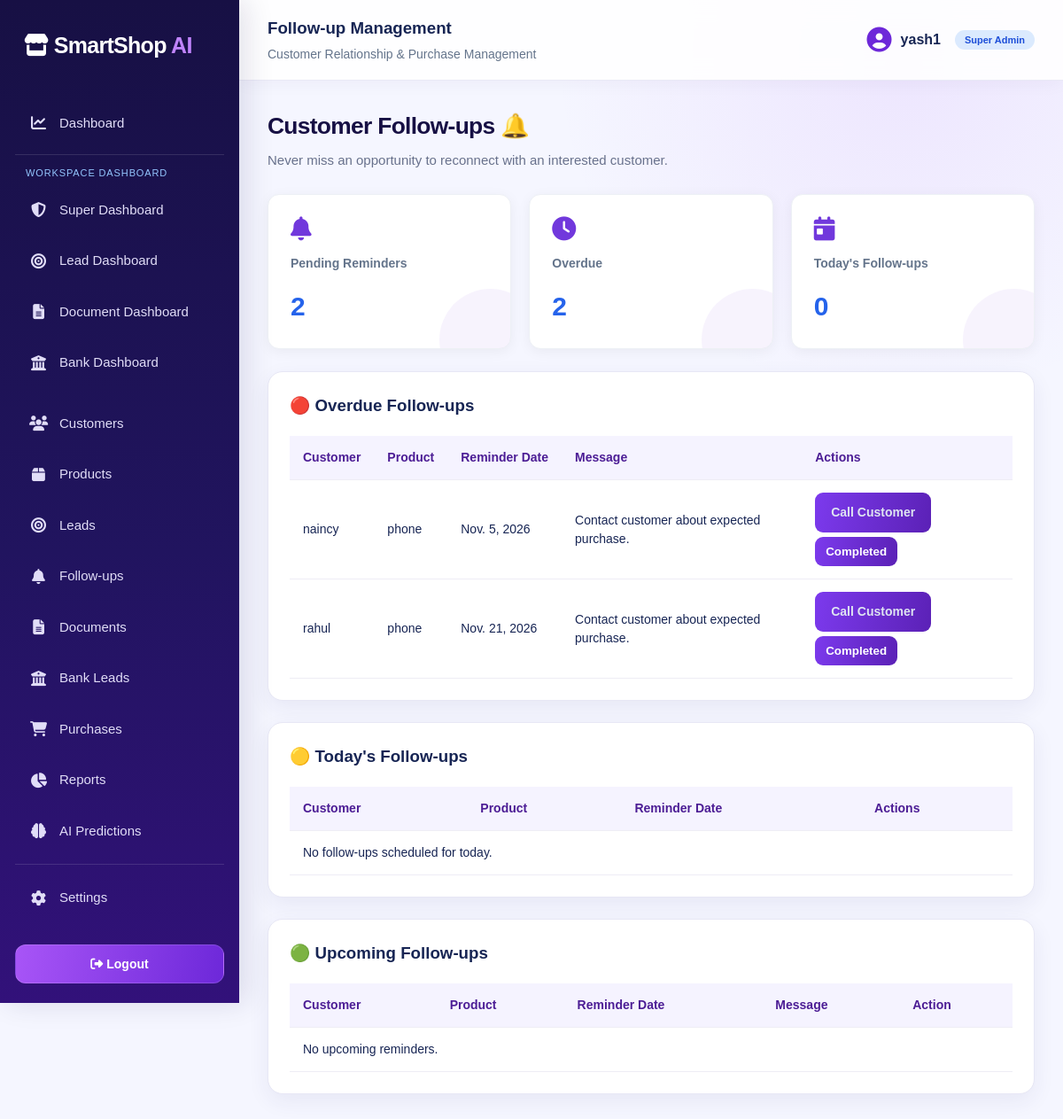
The app's page /followups/ (signed in) with its own data.
### crm/models.py (models this page shows, shortened)
class FollowUp(models.Model):
    lead = models.ForeignKey(
        Lead,
        on_delete=models.CASCADE
    )
    reminder_date = models.DateField()
    message = models.TextField(blank=True)
    is_completed = models.BooleanField(default=False)

class Lead(models.Model):
    STATUS = [
        ('NEW', 'New Lead'),
        ('INTERESTED', 'Interested'),
        ('FOLLOWUP', 'Follow-up'),
        ('RETURNED', 'Customer Returned'),
        ('DOCUMENT', 'Document Verification'),
        ('BANK', 'Bank Processing'),
        ('CONVERTED', 'Purchase Completed'),
        ('LOST', 'Lost Lead'),
    ]
    shop = models.ForeignKey(
        Shop,
        on_delete=models.CASCADE
    )
    customer = models.ForeignKey(
        Customer,
        on_delete=models.CASCADE
    )
    product = models.ForeignKey(
        Product,
        on_delete=models.SET_NULL,
        null=True
    )
    assigned_to = models.ForeignKey(
        User,
        on_delete=models.SET_NULL,
        null=True,
        blank=True,
        related_name='assigned_leads'
    )
    expected_purchase_date = models.DateField(
        null=True,
        blank=True
    )
    status = models.CharField(
        max_length=20,
        choices=STATUS,
        default='NEW'
    )
    notes = models.TextField(blank=True)
    created_at = models.DateTimeField(auto_now_add=True)

class Customer(models.Model):
    shop = models.ForeignKey(
        Shop,
        on_delete=models.CASCADE
    )
    name = models.CharField(max_length=150)
    phone = models.CharField(max_length=15)
    email = models.EmailField(blank=True)
    address = models.TextField(blank=True)
    created_at = models.DateTimeField(auto_now_add=True)

class Product(models.Model):
    shop = models.ForeignKey(
        Shop,
        on_delete=models.CASCADE
    )
    name = models.CharField(max_length=150)
    category = models.CharField(max_length=100)
    price = models.DecimalField(
        max_digits=10,
        decimal_places=2
    )
    description = models.TextField(blank=True)

### crm/views.py (the view)
# urls.py: path('followups/', views.followups, name='followups'),
@login_required
def followups(request):
    today = timezone.localdate()
    shop = get_user_shop(request.user)
    is_lead_mgr = not request.user.is_superuser and request.user.groups.filter(name='Lead Manager').exists()
    all_followups = FollowUp.objects.select_related(
        'lead__customer',
        'lead__product'
    ).filter(
        lead__shop=shop
    )
    if is_lead_mgr:
        all_followups = all_followups.filter(lead__assigned_to=request.user)
    all_followups = all_followups.order_by('reminder_date')
    pending = all_followups.filter(
        is_completed=False
    )
    overdue = pending.filter(
        reminder_date__lt=today
    )
    today_followups = pending.filter(
        reminder_date=today
    )
    upcoming = pending.filter(
        reminder_date__gt=today
    )
    context = {
        'overdue': overdue,
        'today_followups': today_followups,
        'upcoming': upcoming,
        'total_pending': pending.count(),
    }
    return render(
        request,
        'crm/followups.html',
        context
    )

### crm/views.py (called while the page is built, shortened)
def get_user_shop(user):
    try:
        if hasattr(user, 'staff_profile') and user.staff_profile and user.staff_profile.shop_id:
            return user.staff_profile.shop
    except Exception:
        pass

### templates/crm/followups.html (shortened to what this page needs)
{% extends 'crm/base.html' %}
{% block page_heading %}Follow-up Management{% endblock %}
{% block content %}
<div class="welcome">
    <h2>Customer Follow-ups 🔔</h2>
    <p>Never miss an opportunity to reconnect with an interested customer.</p>
</div>
<div class="stats-grid">
    <div class="stat-card">
        <i class="fa-solid fa-bell"></i>
        <h4>Pending Reminders</h4>
        <h2>{{ total_pending }}</h2>
    </div>
    <div class="stat-card">
        <i class="fa-solid fa-clock"></i>
        <h4>Overdue</h4>
        <h2>{{ overdue.count }}</h2>
    </div>
    <div class="stat-card">
        <i class="fa-solid fa-calendar-day"></i>
        <h4>Today's Follow-ups</h4>
        <h2>{{ today_followups.count }}</h2>
    </div>
</div>
<div class="table-container">
    <h3>🔴 Overdue Follow-ups</h3>
    <table>
        <thead>
            <tr>
                <th>Customer</th>
                <th>Product</th>
                <th>Reminder Date</th>
                <th>Message</th>
                <th>Actions</th>
            </tr>
        </thead>
        <tbody>
            {% for item in overdue %}
            <tr>
                <td>{{ item.lead.customer.name }}</td>
                <td>{{ item.lead.product.name|default:"-" }}</td>
                <td>{{ item.reminder_date }}</td>
                <td>{{ item.message }}</td>
                <td>
                    <a href="{% url 'add_call_log' item.lead.id %}"
                       class="primary-btn">
                        Call Customer
                    </a>
                    <form method="POST"
                          action="{% url 'complete_followup' item.id %}"
                          style="display:inline;">
                        <button type="submit">
                            Completed
                        </button>
                    </form>
                </td>
            </tr>
            {% empty %}
            <tr>
                <td colspan="5">No overdue reminders.</td>
            </tr>
            {% endfor %}
        </tbody>
    </table>
</div>
<div class="table-container">
    <h3>🟡 Today's Follow-ups</h3>
    <table>
        <thead>
            <tr>
                <th>Customer</th>
                <th>Product</th>
                <th>Reminder Date</th>
                <th>Actions</th>
            </tr>
        </thead>
        <tbody>
            {% for item in today_followups %}
            <tr>
                <td>{{ item.lead.customer.name }}</td>
                <td>{{ item.lead.product.name|default:"-" }}</td>
                <td>{{ item.reminder_date }}</td>
                <td>
                    <a href="{% url 'add_call_log' item.lead.id %}"
                       class="primary-btn">
                        Call Customer
                    </a>
                    <form method="POST"
                          action="{% url 'complete_followup' item.id %}"
                          style="display:inline;">
                        {% csrf_token %}
                        <button type="submit">
                            Completed
                        </button>
                    </form>
                </td>
            </tr>
            {% empty %}
            <tr>
                <td colspan="4">No follow-ups scheduled for today.</td>
            </tr>
            {% endfor %}
        </tbody>
    </table>
</div>
<div class="table-container">
    <h3>🟢 Upcoming Follow-ups</h3>
    <table>
        <thead>
            <tr>
                <th>Customer</th>
                <th>Product</th>
                <th>Reminder Date</th>
                <th>Message</th>
                <th>Action</th>
            </tr>
        </thead>
        <tbody>
            {% for item in upcoming %}
            <tr>
                <td>{{ item.lead.customer.name }}</td>
                <td>{{ item.lead.product.name|default:"-" }}</td>
                <td>{{ item.reminder_date }}</td>
                <td>{{ item.message }}</td>
                <td>
                    <form method="POST" action="{% url 'move_followup_today' item.id %}" style="display:inline;">
                        {% csrf_token %}
                        <button type="submit" class="btn" style="background:#eab308; color:#fff; padding:6px 14px; font-size:12px;">
                            <i class="fa-solid fa-calendar-day"></i> Move to Today
                        </button>
                    </form>
                </td>
            </tr>
            {% empty %}
            <tr>
                <td colspan="5">No upcoming reminders.</td>
            </tr>
            {% endfor %}
        </tbody>
    </table>
</div>
{% endblock %}

### templates/crm/base.html (shortened to what this page needs)
{% load static %}
<!DOCTYPE html>
<html lang="en">
<head>
    <link rel="stylesheet" href="{% static 'css/app.css' %}">
    <link rel="stylesheet"
          href="https://cdnjs.cloudflare.com/ajax/libs/font-awesome/6.5.0/css/all.min.css">
</head>
<body>
<div class="layout">
    <aside class="sidebar">
        <div class="logo">
            <i class="fa-solid fa-store"></i>
            SmartShop <span>AI</span>
        </div>
        <nav>
            {% if request.user.groups.all.0.name == "Lead Manager" %}
                <a href="{% url 'lead_dashboard' %}">
                    <i class="fa-solid fa-chart-line"></i> Dashboard
                </a>
                <a href="{% url 'leads' %}">
                    <i class="fa-solid fa-bullseye"></i> Leads
                </a>
                <a href="{% url 'customers' %}">
                    <i class="fa-solid fa-users"></i> Customers
                </a>
                <a href="{% url 'followups' %}">
                    <i class="fa-solid fa-bell"></i> Follow-ups
                </a>
            {% elif request.user.is_superuser %}
                <a href="{% url 'dashboard' %}">
                    <i class="fa-solid fa-chart-line"></i> Dashboard
                </a>
                <div class="dashboard-links">
                    <small>WORKSPACE DASHBOARD</small>
                    <a href="{% url 'superuser_dashboard' %}">
                        <i class="fa-solid fa-shield-halved"></i> Super Dashboard
                    </a>
                    <a href="{% url 'lead_dashboard' %}">
                        <i class="fa-solid fa-bullseye"></i> Lead Dashboard
                    </a>
                    <a href="{% url 'document_dashboard' %}">
                        <i class="fa-solid fa-file-lines"></i> Document Dashboard
                    </a>
                    <a href="{% url 'bank_dashboard' %}">
                        <i class="fa-solid fa-building-columns"></i> Bank Dashboard
                    </a>
                </div>
                <a href="{% url 'customers' %}">
                    <i class="fa-solid fa-users"></i> Customers
                </a>
                <a href="{% url 'products' %}">
                    <i class="fa-solid fa-box"></i> Products
                </a>
                <a href="{% url 'leads' %}">
                    <i class="fa-solid fa-bullseye"></i> Leads
                </a>
                <a href="{% url 'followups' %}">
                    <i class="fa-solid fa-bell"></i> Follow-ups
                </a>
                <a href="{% url 'documents' %}">
                    <i class="fa-solid fa-file-lines"></i> Documents
                </a>
                <a href="{% url 'banks' %}">
                    <i class="fa-solid fa-building-columns"></i> Bank Leads
                </a>
                <a href="{% url 'purchases' %}">
                    <i class="fa-solid fa-cart-shopping"></i> Purchases
                </a>
                <a href="{% url 'reports' %}">
                    <i class="fa-solid fa-chart-pie"></i> Reports
                </a>
                <a href="{% url 'ai_predictions' %}">
                    <i class="fa-solid fa-brain"></i> AI Predictions
                </a>
            {% endif %}
            <div style="margin-top: 12px; padding-top: 12px; border-top: 1px solid rgba(255, 255, 255, 0.12);">
                <a href="{% url 'settings' %}">
                    <i class="fa-solid fa-gear"></i> Settings
                </a>
            </div>
        </nav>
        <div class="sidebar-bottom">
            <form method="POST" action="{% url 'logout' %}">
                <button type="submit">
                    <i class="fa-solid fa-right-from-bracket"></i>
                    Logout
                </button>
            </form>
        </div>
    </aside>
    <main class="main-content">
        <header class="topbar">
            <div>
                <h3>{% block page_heading %}Dashboard{% endblock %}</h3>
                <p>Customer Relationship & Purchase Management</p>
            </div>
            <a href="{% url 'settings' %}" class="profile" style="text-decoration:none; color:inherit;" title="Go to Settings">
                <i class="fa-solid fa-circle-user"></i>
                {{ request.user.username }}
                {% if request.user.is_superuser %}
                    <span class="badge-count" style="font-size: 11px; margin-left: 6px;">Super Admin</span>
                {% elif request.user.groups.all.0.name %}
                    <span class="badge-count" style="font-size: 11px; margin-left: 6px;">{{ request.user.groups.all.0.name }}</span>
                {% endif %}
            </a>
        </header>
        <section class="page-content">
            {% block content %}
            {% endblock %}
        </section>
    </main>
</div>
</body>
</html>

### records on screen
FollowUp: lead.customer.name "naincy", lead.product.name "phone", reminder_date "Nov. 5, 2026", message "Contact customer about expected purchase."
FollowUp: lead.customer.name "rahul", lead.product.name "phone", reminder_date "Nov. 21, 2026", message "Contact customer about expected purchase."

### other values on screen
{{ request.user.username }} "yash1"
{{ total_pending }} "2"
{{ overdue.count }} "2"
{{ today_followups.count }} "0"
